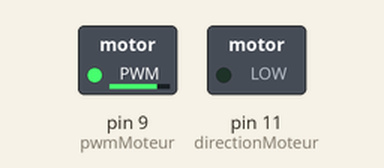
This sketch was run on a simulated Arduino Uno, built with avr-gcc and run on an emulated ATmega328P. On the bench: switched loads named in the sketch (green lamp = pin HIGH). What the sketch prints to the serial monitor is not drawn.

Above: at 0.1 s.
Timing chart, 0 to 1.6 s (numbered marks = the images above):
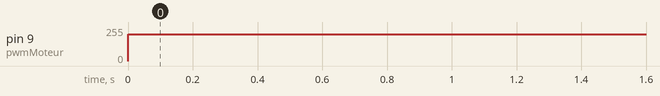

Measured:
- by itself, pin 9 (pwmMoteur): 0/255 → 200/255 at 0.00 s

The sketch:

Commande_BO_01.ino
```cpp
/*
programme pour piloter le motoreducteur PMT1-53 de Lextronic ; avec la carte PmodHB5.
connectique arduino :                            connectique de la carte PmodHB5 :
       A0 --> potentiomètre
       D11 -->DIR                               <--  broche 1 (la plus éloignée du connecteur de puissance)
       D9 --> EN(pwm)                           <--  broche 2 de la carte PmodHB5)
       D4 --> SB(codeur voieB)                  <--  broche 3 de la carte PmodHB5)
       D2 = interruption 0 --> SA(codeur voieA) <--  broche 4 de la carte PmodHB5)
       masse                                    <--  broche 5 de la carte PmodHB5
       5V                                       <--  broche 6 de la carte PmodHB5
                                                broche + du connecteur de puissance reliée au Vin de la carte arduino et au + du contacteur d'alim 12V
                                                broche - du connecteur de puissance reliée à la masse de la carte arduino et au - de l'alim 12V
*/


#define testModePortserie  // activer cette fonction permet de générer des affichages sur la fenêtre du port série,
// et en conséquence de permettre l'affichage dans un programme qui lit le port série ;
// mais cela consomme du temps de calcul exagérément. (activer en supprimant //)
// l'envoi est calibré pour être lu par le programme python : "PC-recoit-d_arduino-2valeurs-0_1000.py"
// "consigne_position ; espace ; mesure_position"


//**************************************************************************************************************
// déclaration des variables ***********************************************************************************

// variables pour la commande
  int compte = 0;  // compte les cycles pour affichage discontinu sur le port série
  float consigne = 0;    // variable de la position souhaitée moteur ; le signe ( + / - )  change le sens de rotation


/*  Assignation des voies de la carte arduino  */
  int pwmMoteur = 9, directionMoteur = 11 ;
  int coderA = 2, coderB = 4;                // une entrée du codeur est sur une entrée d'interruption (2 ou 3)


  volatile float pos = 0;
  volatile float sensRotation = -1;


// *************************************************************************************************************************
// partie "initialisation" du programme exécutée une seule fois à la mise sous tension de l'Arduino*************************
void setup() {

  Serial.begin(115200);   // active la transmission d'informations par le port série
  pinMode(directionMoteur, OUTPUT);
  pinMode(pwmMoteur, OUTPUT);

}


// programme principal : boucle "loop" exécutée indéfiniment
void loop() {
 consigne = 200;
 if (consigne > 0)
    {
      digitalWrite(directionMoteur, LOW);
      analogWrite(pwmMoteur,int(consigne));      // puissance max pour la valeur 255
    }
  else
    {
      digitalWrite(directionMoteur, HIGH);
      analogWrite(pwmMoteur,int(-consigne));    // puissance max pour la valeur -255
    }


  //affichage des valeurs sur le port série
  //   attention : l'affichage à travers le port série consomme une milliseconde de temps par caractère
  //   cela risque d'être supérieur à la période fixée pour le calcul du PID et rendre aléatoire le comportement
  #ifdef testModePortserie
      if (compte==10) {                 // affichage tous les 10 cycles (0,5 ms x 10 = 5 ms --> 500 Hz)
        Serial.print(consigne); // affiche la consigne
        Serial.print(" ");
               compte=0;
      }
  #endif
  compte = compte + 1 ;     // incrémentation du compteur de cycles


}
```
